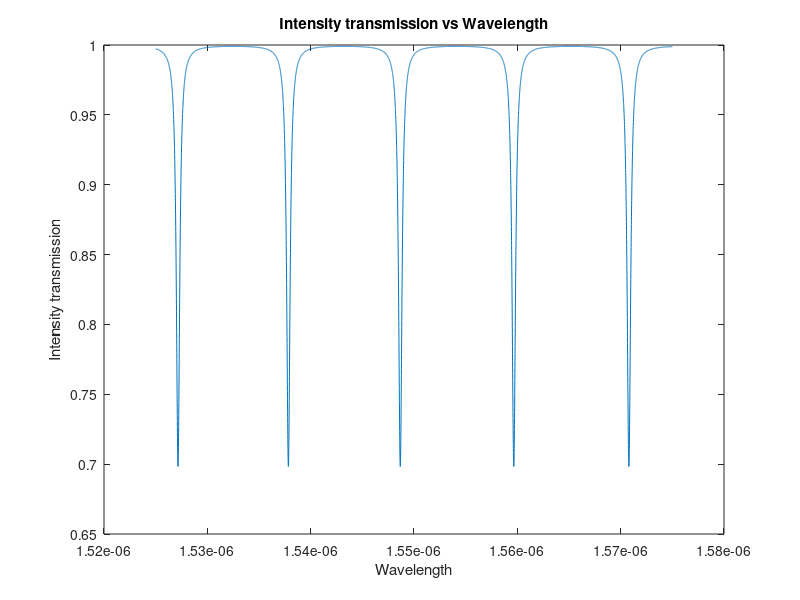

MATLAB code for this plot:

%Q2b
%parameters
neff = 3.5;
ng = 3.5;
r = 0.9;
labmda0 = 1550*10^-9;
alpha = 300;
R = 10*10^-6;

Lr = 2*pi*R;
gamma = sqrt(exp(-alpha*Lr));

x = linspace(1.525*10^-6,1.575*10^-6,10000);
y = (r.^2 +gamma^2 - 2*r.*gamma.*cos(Lr*neff*2*pi./x))./(1 + r.^2*gamma^2 - 2*r.*gamma.*cos(Lr*neff*2*pi./x));
figure;
plot(x,y)
xlabel('Wavelength')
ylabel('Intensity transmission')
title('Intensity transmission vs Wavelength')